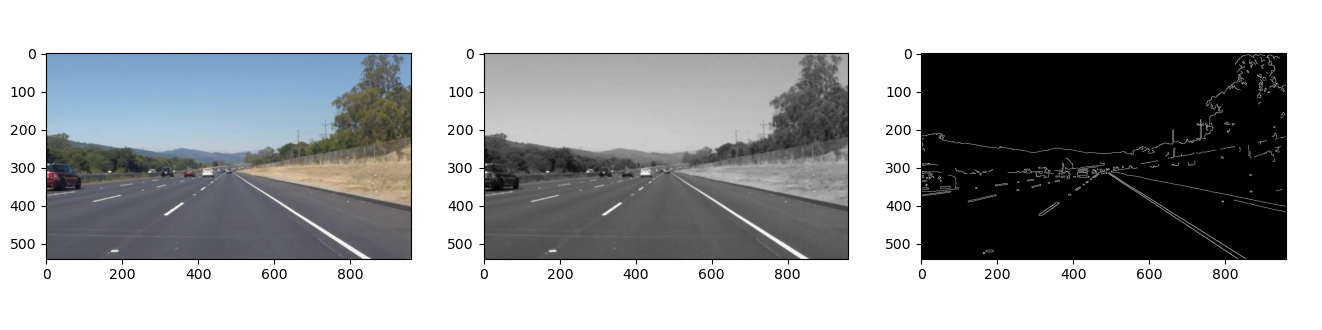
#> input picture media/edges.png, 1322 x 330 px
$ python lane_finding.py
#> lines starting #> are read from the running program, lines starting #| are printed output that depends on the picture; after the words box and inside, x2 and y2 are one past the last pixel; in counts of white or black regions, pixels touching at a corner belong together
#> the answer given: ../media/edges.png
#> in main, img is the input picture: shape (330, 1322, 3); mean B, G, R 167.9, 166, 164
import matplotlib.pyplot as plt
import matplotlib.image as mpimg
import numpy as np
import cv2
import math
import pdb
import os
from collections.abc import Mapping


# [25 lines left out: function show_img, not called in this run]


def grayscale(img):
    return cv2.cvtColor(img, cv2.COLOR_RGB2GRAY)
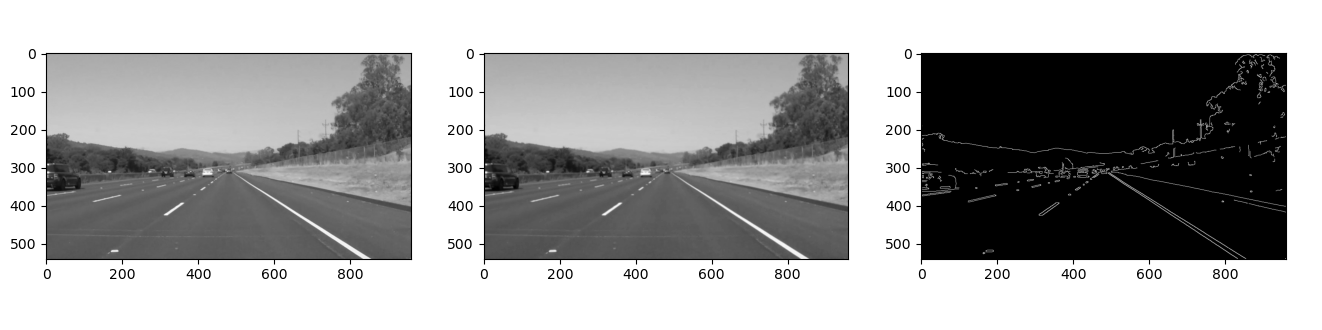
#> returned value: shape (330, 1322); min 0, max 255, mean 166.4


def canny(img, low_threshold, high_threshold):
#> called with low_threshold = 75, high_threshold = 150
    return cv2.Canny(img, low_threshold, high_threshold)
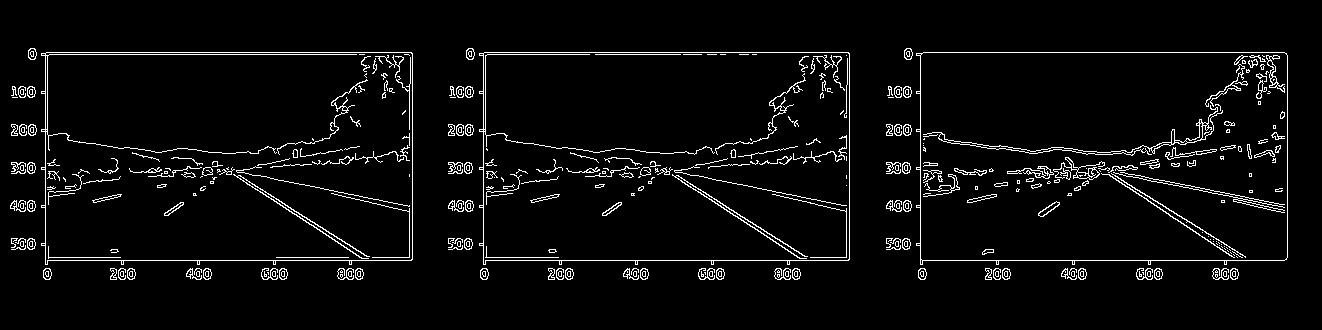
#> returned value: shape (330, 1322); 4.3% white in thin lines or dots, all inside (x1, y1, x2, y2) = (10, 48, 1288, 280)


def gaussian_blur(img, kernel_size):
    return cv2.GaussianBlur(img, (kernel_size, kernel_size), 0)


def region_of_interest(img, vertices):
    """
    Only keeps the region of the image defined by the polygon
    formed from `vertices`. The rest of the image is set to black.
    `vertices` should be a numpy array of integer points.
    """
    #defining a blank mask to start with
    mask = np.zeros_like(img)

    #defining a 3 channel or 1 channel color to fill the mask with depending on the input image
    if len(img.shape) > 2:
        channel_count = img.shape[2]  # i.e. 3 or 4 depending on your image
        ignore_mask_color = (255,) * channel_count
    else:
        ignore_mask_color = 255

    #filling pixels inside the polygon defined by "vertices" with the fill color
    cv2.fillPoly(mask, vertices, ignore_mask_color)
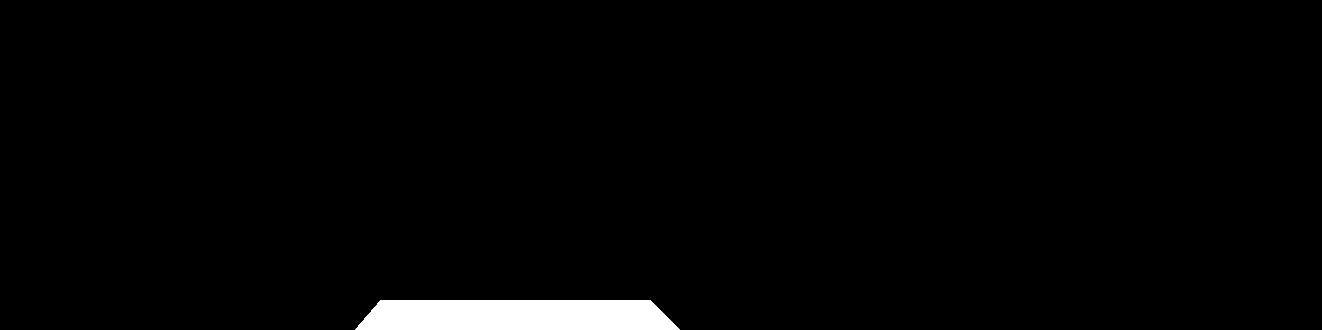
#> mask: shape (330, 1322); 2% white; 1 white region, box (x1, y1, x2, y2) and area: (355, 300, 680, 330) 8940

    #returning the image only where mask pixels are nonzero
    masked_image = cv2.bitwise_and(img, mask)
#> masked_image: shape (330, 1322); every value is 0
    return masked_image


def hough_lines(img, rho, theta, threshold, min_line_len, max_line_gap, default):
    """
    `img` should be the output of a Canny transform.
    Returns an image with hough lines drawn.
    """
#> called with rho = 2, theta = 0.0175, threshold = 15, min_line_len = 5, max_line_gap = 25, default = True
    lines = cv2.HoughLinesP(img, rho, theta, threshold, np.array(
        []), minLineLength=min_line_len, maxLineGap=max_line_gap)
#> lines = None
    line_img = np.zeros((img.shape[0], img.shape[1], 3), dtype=np.uint8)
    if default:
        draw_default_lines(line_img, lines)
    else:
        draw_lines(line_img, lines)
    return line_img


# [6 lines left out: function weighted_img, not called in this run]

def draw_default_lines(img, lines, color=[255, 0, 0], thickness=5):
#> called with thickness = 5
    for line in lines:
        for x1, y1, x2, y2 in line:
            cv2.line(img, (x1, y1), (x2, y2), color, thickness)
#> img: shape (330, 1322, 3); every value is 0


# called by hough_lines
# [53 lines left out: functions draw_lines, interpolate, not called in this run]


def main():
    img_dict = {}
    in_file = input("Enter image file path:\n")
    if os.path.isfile(in_file):
        img = cv2.imread(in_file)
        gray = grayscale(img)
        gray_blur = gaussian_blur(gray, 3)
        edges = canny(gray_blur, low_threshold=75, high_threshold=150)
        points = np.array([[130, 600], [380, 300], [650, 300], [900, 550]], dtype=np.int32)
        ROI = region_of_interest(edges, [points])
        lines = hough_lines(ROI, 2, np.pi/180, 15, 5, 25, True)
        lanes = hough_lines(ROI, 2, np.pi/180, 15, 5, 25, False)
        res = interpolate(lanes, img)

        img_dict['img'] = img
        img_dict['gray'] = gray_blur
        img_dict['edges'] = edges
        show_img(img_dict, "image_output/edges.png")

        img_dict = {}
        img_dict['img'] = img
        img_dict['edges'] = edges
        img_dict['roi'] = ROI
        show_img(img_dict, "image_output/roi.png")

        img_dict = {}
        img_dict['img'] = img
        img_dict['roi'] = ROI
        img_dict['lines'] = lines
        show_img(img_dict, "image_output/lines.png")

        img_dict = {}
        img_dict['img'] = img
        img_dict[ 'lanes'] = lanes
        img_dict['res'] = res
        show_img(img_dict, "image_output/result.png")

    else:
        print("Invalif file path.")


if __name__ == '__main__':
#> (the run stopped early here; a loop or call above may not have finished)
